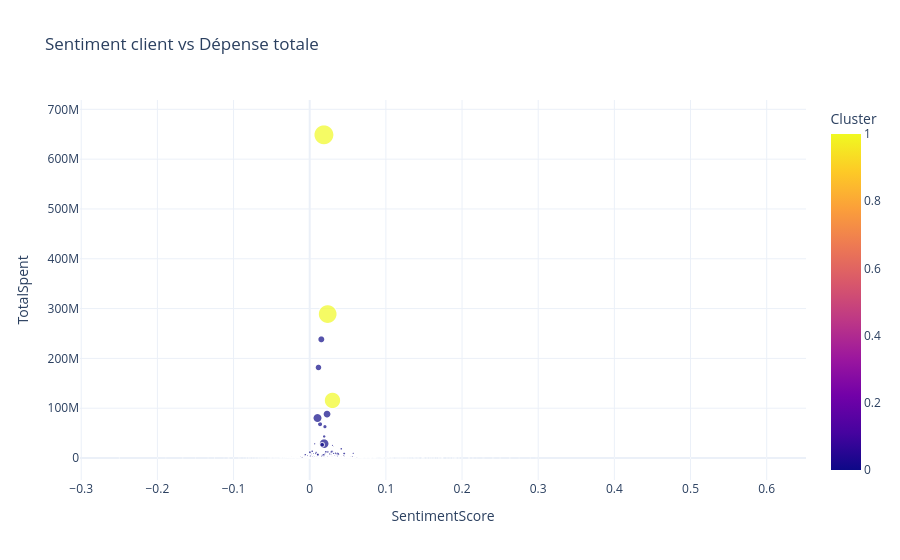

Notebook code for this chart:
### Code cell
fig = px.scatter(real_data, 
                 x='SentimentScore', 
                 y='TotalSpent', 
                 color='Cluster',
                 size='NumTransactions',
                 hover_data=['AvgTransactionValue'],
                 title='Sentiment client vs Dépense totale',
                 template='plotly_white')
fig.show()

### Figure 1 — Plotly figure (JSON) as saved in the notebook; plotly's stock layout.template omitted (floating-point values rounded to 4 significant figures; data arrays with more than 128 entries replaced by an {"elided": "..."} marker saying what was removed)
{"data": [{"customdata": {"elided": "4372x1 float values"}, "hovertemplate": "SentimentScore=%{x}<br>TotalSpent=%{y}<br>NumTransactions=%{marker.size}<br>AvgTransactionValue=%{customdata[0]}<br>Cluster=%{marker.color}<extra></extra>", "legendgroup": "", "marker": {"color": {"elided": "4372 int values"}, "coloraxis": "coloraxis", "size": {"elided": "4372 int values"}, "sizemode": "area", "sizeref": 3657.0, "symbol": "circle"}, "mode": "markers", "name": "", "showlegend": false, "type": "scattergl", "x": {"elided": "4372 float values"}, "xaxis": "x", "y": {"elided": "4372 float values"}, "yaxis": "y"}], "layout": {"coloraxis": {"colorbar": {"title": {"text": "Cluster"}}, "colorscale": [[0, "#0d0887"], [0.1111, "#46039f"], [0.2222, "#7201a8"], [0.3333, "#9c179e"], [0.4444, "#bd3786"], [0.5556, "#d8576b"], [0.6667, "#ed7953"], [0.7778, "#fb9f3a"], [0.8889, "#fdca26"], [1, "#f0f921"]]}, "legend": {"itemsizing": "constant", "tracegroupgap": 0}, "title": {"text": "Sentiment client vs Dépense totale"}, "xaxis": {"anchor": "y", "domain": [0, 1], "title": {"text": "SentimentScore"}}, "yaxis": {"anchor": "x", "domain": [0, 1], "title": {"text": "TotalSpent"}}}}
